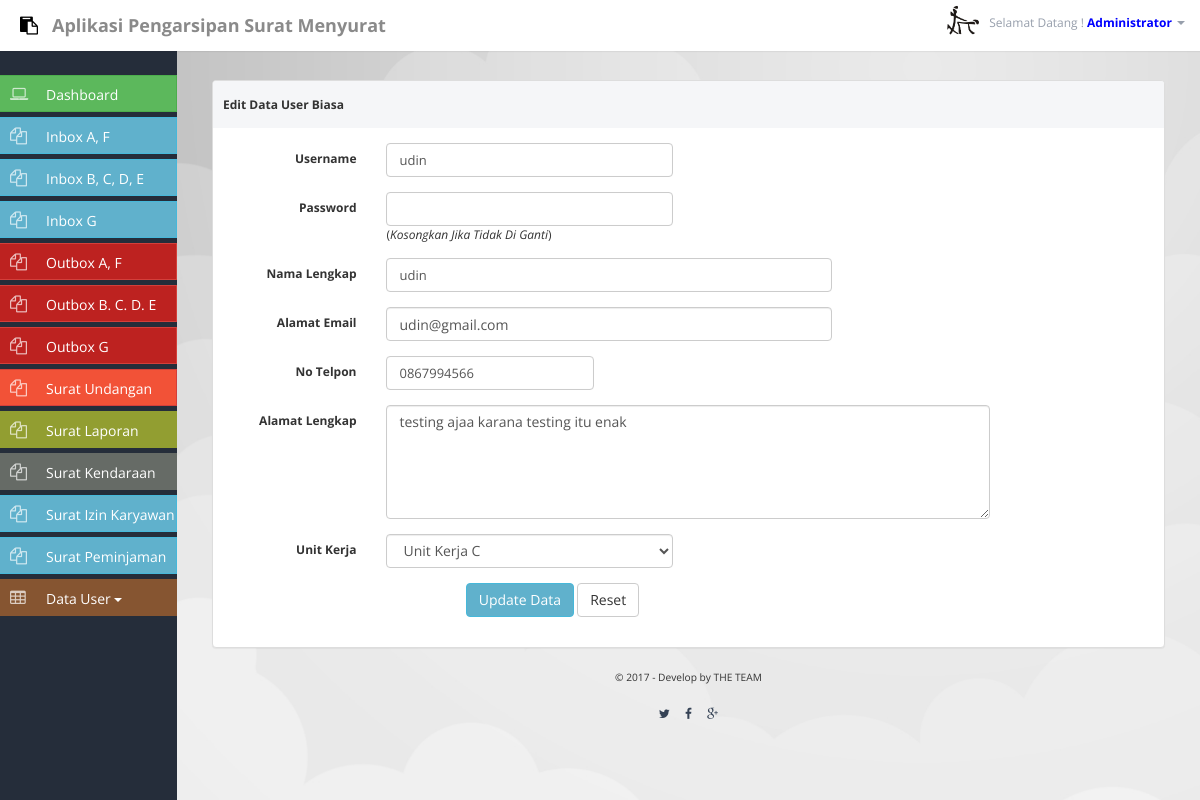
The app's page /surat_baru/index.php?page=user&stat=1&aksi=edit&id=4 (signed in), older data.
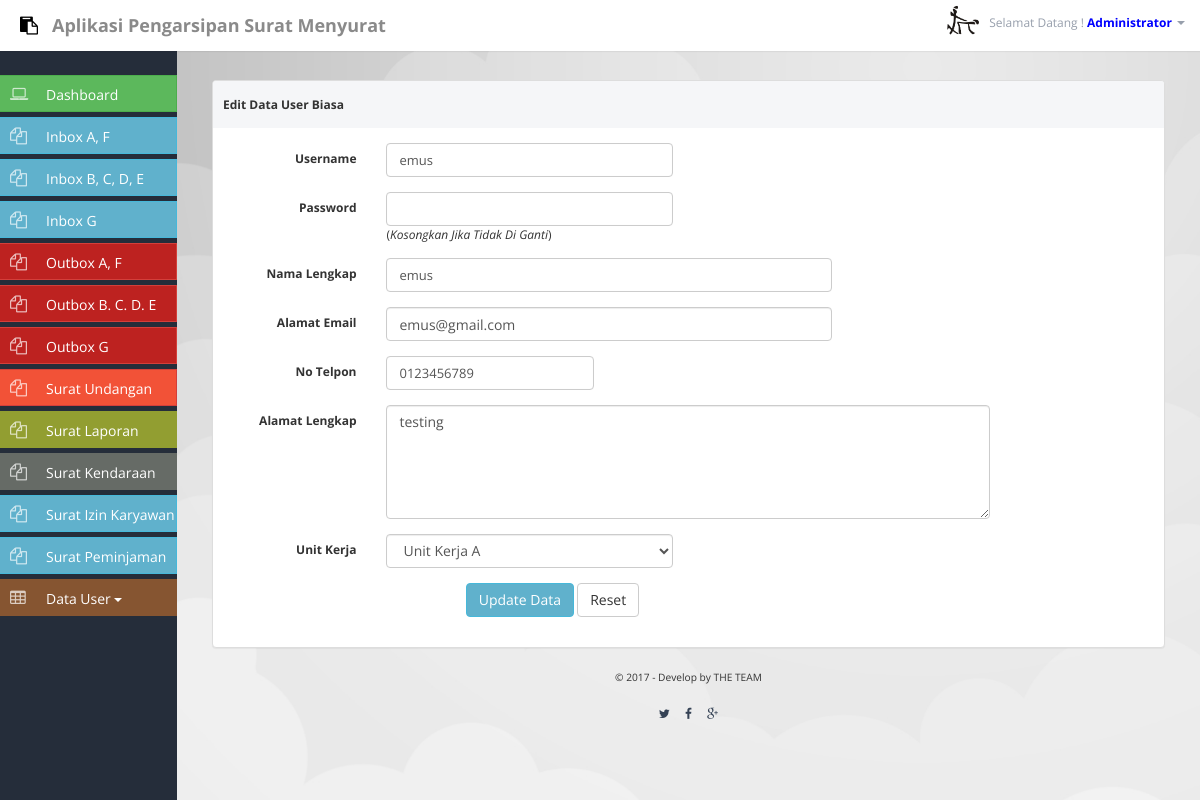
The same page, newer data.
### tables this page shows
CREATE TABLE `user` (
  `id_user` int(5) NOT NULL,
  `username` varchar(100) NOT NULL,
  `password` varchar(150) NOT NULL,
  `nama_lengkap` varchar(150) NOT NULL,
  `alamat_email` varchar(150) NOT NULL,
  `no_telpon` varchar(15) NOT NULL,
  `alamat_lengkap` text NOT NULL,
  `level` varchar(20) NOT NULL DEFAULT 'biasa',
  `status` enum('Y','N') NOT NULL DEFAULT 'N',
  `waktu_daftar` datetime NOT NULL,
  `unit_kerja` varchar(5) NOT NULL
);

### surat_baru/user.php (the view, shortened to what the changed rows need)
<?php
    if ($_GET[aksi]==''){
        if ($_GET[stat]=='1'){
            $status = 'User Biasa';
            $level = 'user_biasa';
        }elseif ($_GET[stat]=='2'){
            $status = 'User Input';
            $level = 'user_input';
        }else{
            $status = 'User Admin';
            $level = 'user_admin';
        }
?>
        <h4 style='padding-top:15px'>Semua Data User <?php echo $status; ?></h4>
            <div class="col-md-12">
            <div class="panel panel-default">
                <div class="panel-heading">
                    <?php if ($_SESSION[level]=='user_admin' OR $_SESSION[level]=='user_input'){ ?>
                        <a class='btn btn-primary' href='index.php?page=user&stat=<?php echo $_GET[stat]; ?>&aksi=tambah'><i class='fa fa-plus'></i> Tambah <?php echo $status; ?></a>
                    <?php } ?>
                </div>
                <div class="panel-body">
                 <table class="table table-striped table-bordered table-hover dataTables-example" >
                    <thead class='alert-info'>
                    <tr>
                        <th>No</th>
                        <th>Nama Lengkap</th>
                        <th>Alamat Email</th>
                        <th>No Telpon</th>
                        <th>Alamat Lengkap</th>
                        <th>Unit</th>
                        <th>Status</th>
                        <?php if ($_SESSION[level]=='user_admin' OR $_SESSION[level]=='user_input'){ ?>
                        <th>Action</th>
                        <?php } ?>
                    </tr>
                    </thead>
                    <tbody>
                    <?php
                        if ($_SESSION[unit]=='0'){
                            $inbox = mysql_query("SELECT * FROM user where level='$level' ORDER BY id_user DESC");
                        }else{
                            $inbox = mysql_query("SELECT * FROM user where level='$level' AND unit_kerja='$_SESSION[unit]' ORDER BY id_user DESC");
                        }
                        $no = 1;
                        while ($i = mysql_fetch_array($inbox)){
                            if ($i[status] == 'Y'){ $stat = '<b style="color:green">Aktif</b>'; }else{ $stat = '<b style="color:red">Non Aktif</b>'; }
                            echo "<tr class='gradeX'>
                                    <td>$no</td>
                                    <td>$i[nama_lengkap]</td>
                                    <td>$i[alamat_email]</td>
                                    <td>$i[no_telpon]</td>
                                    <td>$i[alamat_lengkap]</td>
                                    <td>$i[unit_kerja]</td>
                                    <td>$stat</td>";
                                        if ($_SESSION[level]=='user_admin'){
                                            echo "<td style='width:130px' class='text-right'><a class='btn' href='index.php?page=user&stat=$_GET[stat]&aksi=edit&id=$i[id_user]'><i class='fa fa-pencil-square-o'></i></a>
                                                  <a class='btn' href='index.php?page=user&stat=$_GET[stat]&aksi=hapus&id=$i[id_user]' title='Hapus User ini'><i class='fa fa-trash-o'></i></a>
                                                  <a class='btn' href='index.php?page=user&stat=$_GET[stat]&aksi=aktif&id=$i[id_user]&akt=$i[status]' title='Aktifkan atau Non Aktifkan User ini'><i class='fa fa-user'></i></a>";
                                        }elseif ($_SESSION[level]=='user_input'){
                                            echo "<td style='width:45px' class='text-right'><a class='btn' href='index.php?page=user&stat=$_GET[stat]&aksi=edit&id=$i[id_user]'><i class='fa fa-pencil-square-o'></i></a>";
                                        }
                                    echo "</td>
                                 </tr>";
                            $no++;
                        }
                    ?>
                    </tbody>
                    </table>
                </div>
            </div>
            </div>
<?php
}elseif ($_GET[aksi]=='hapus'){
    mysql_query("DELETE FROM user where id_user='$_GET[id]'");
    echo "<script>window.alert('Data User Berhasil Di Hapus.');
                                window.location='index.php?page=user&stat=$_GET[stat]'</script>";
}elseif ($_GET[aksi]=='edit'){
    $e = mysql_fetch_array(mysql_query("SELECT * FROM user where id_user='$_GET[id]'"));
        if ($_GET[stat]=='1'){
            $status = 'User Biasa';
        }elseif ($_GET[stat]=='2'){
            $status = 'User Input';
            $level = 'user_input';
        }else{
            $status = 'User Admin';
            $level = 'user_admin';
        }
?>
                <h4 style='padding-top:15px'></h4>
            <div class="col-md-12">
            <div class="panel panel-default">
            <div class="panel-heading"><strong>Edit Data <?php echo $status; ?></strong></div>
                <div class="panel-body">
                    <form action='' class="form-horizontal" method="POST" data-validate="parsley" enctype='multipart/form-data'>
                        <div class="form-group">
                        <label class="col-lg-2 control-label">Username</label>
                            <div class="col-lg-4">
                            <input type="text" name="a" placeholder="" class="bg-focus form-control" data-required="true" value="<?php echo $e[username]; ?>">
                            </div>
                        </div>
                        <div class="form-group">
                            <label class="col-lg-2 control-label">Password</label>
                            <div class="col-lg-4">
                            <input type="password" name="b" placeholder="" class="bg-focus form-control"> (<i>Kosongkan Jika Tidak Di Ganti</i>)
                            </div>
                        </div>
                        <div class="form-group">
                            <label class="col-lg-2 control-label">Nama Lengkap</label>
                            <div class="col-lg-6">
                            <input type="text" name="c" placeholder="" data-required="true" class="bg-focus form-control" value="<?php echo $e[nama_lengkap]; ?>">
                            </div>
                        </div>
                        <div class="form-group">
                            <label class="col-lg-2 control-label">Alamat Email</label>
                            <div class="col-lg-6">
                            <input type="email" name="d" placeholder="" data-required="true" class="bg-focus form-control" value="<?php echo $e[alamat_email]; ?>">
                            </div>
                        </div>
                        <div class="form-group">
                            <label class="col-lg-2 control-label">No Telpon</label>
                            <div class="col-lg-3">
                            <input type="text" name="e" placeholder="" data-required="true" class="form-control" value="<?php echo $e[no_telpon]; ?>">
                            </div>
                        </div>
                        <div class="form-group">
                            <label class="col-lg-2 control-label">Alamat Lengkap</label>
                            <div class="col-lg-8">
                            <textarea placeholder="" name='f' rows="5" class="form-control" data-trigger="keyup" data-rangelength="[20,1200]"><?php echo $e[alamat_lengkap]; ?></textarea>
                            </div>
                        </div>
                        <?php if ($_SESSION[unit] == '0'){ ?>
                        <div class="form-group">
                            <label class="col-lg-2 control-label">Unit Kerja</label>
                            <div class="col-lg-4">
                            <select name='unit' class="form-control">
                                <option value='<?php echo $e[unit_kerja]; ?>'>Unit Kerja <?php echo $e[unit_kerja]; ?></option>
                            </select>
                            </div>
                        </div>
                        <?php } ?>
                        <div class="form-group">
                            <div class="col-lg-9 pull-right">
                            <button type="submit" name='update' class="btn btn-info">Update Data</button>
                            <button type="reset" class="btn btn-default">Reset</button>
                            </div>
                        </div>
                    </form>
                </div>
            </div>
            </div>
<?php } ?>

Row changes from the older to the newer data that the page shows:
changed user: a "udin" → "emus"; c "udin" → "emus"; d "udin@gmail.com" → "emus@gmail.com"; e "0867994566" → "0123456789"; f "testing ajaa karana testing itu enak" → "testing"
Text that changed along with them:
form field unit: "Unit Kerja C" → "Unit Kerja A"
